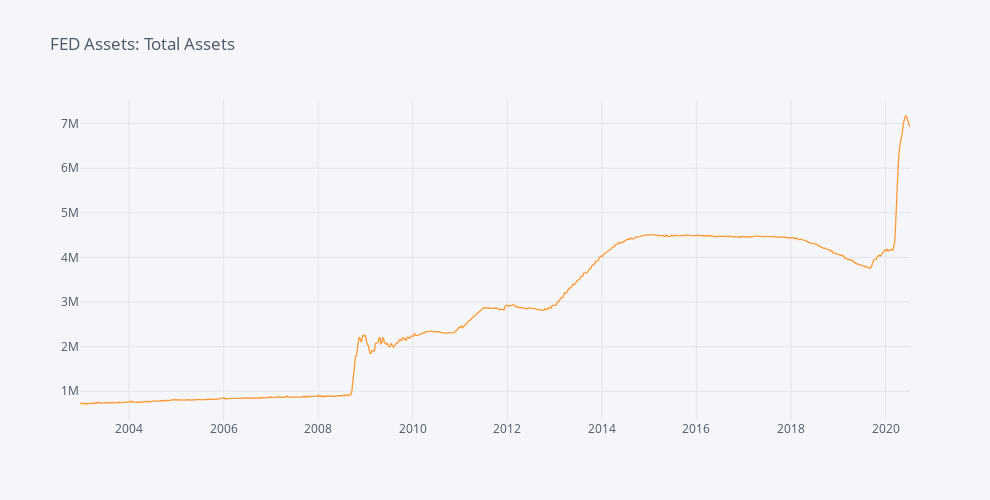

Notebook source saved alongside this figure:
### Code cell
FED.iplot(dimensions=pa.dimensions, title='FED Assets: Total Assets')

### Figure 1 — Plotly figure (JSON) as saved in the notebook; plotly's stock layout.template omitted (floating-point values rounded to 4 significant figures; data arrays with more than 128 entries replaced by an {"elided": "..."} marker saying what was removed)
{"data": [{"line": {"color": "rgba(255, 153, 51, 1.0)", "dash": "solid", "shape": "linear", "width": 1.3}, "mode": "lines", "name": "FED", "text": "", "type": "scatter", "x": {"elided": "917 str values"}, "y": {"elided": "917 int values"}}], "layout": {"height": 500, "legend": {"bgcolor": "#F5F6F9", "font": {"color": "#4D5663"}}, "paper_bgcolor": "#F5F6F9", "plot_bgcolor": "#F5F6F9", "title": {"font": {"color": "#4D5663"}, "text": "FED Assets: Total Assets"}, "width": 990, "xaxis": {"autorange": true, "gridcolor": "#E1E5ED", "range": ["2002-12-18", "2020-07-08"], "showgrid": true, "tickfont": {"color": "#4D5663"}, "title": {"font": {"color": "#4D5663"}, "text": ""}, "type": "date", "zerolinecolor": "#E1E5ED"}, "yaxis": {"autorange": true, "gridcolor": "#E1E5ED", "range": [354100.0, 7528000.0], "showgrid": true, "tickfont": {"color": "#4D5663"}, "title": {"font": {"color": "#4D5663"}, "text": ""}, "type": "linear", "zerolinecolor": "#E1E5ED"}}}
